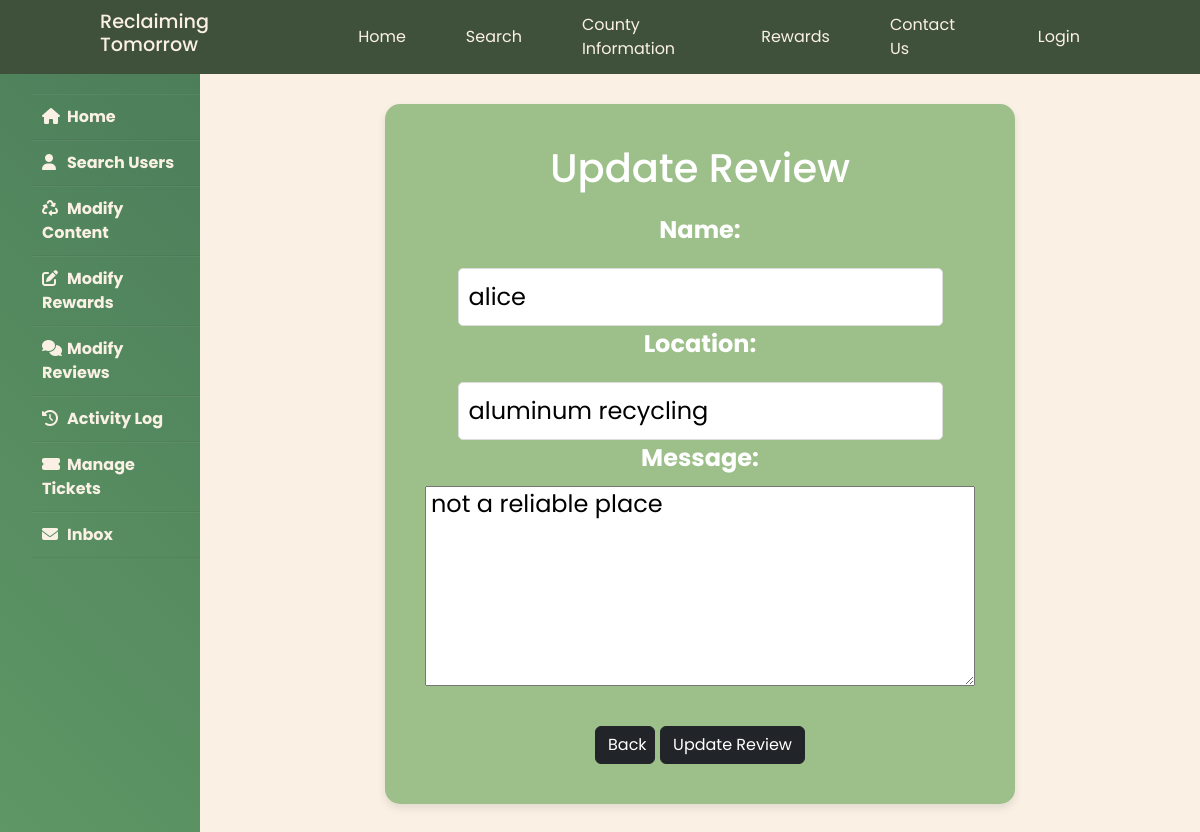
Screenshot of /admin/updateReview.php?id=12 with the database file from the repository.
### tables this page shows
CREATE TABLE `posts` (
  `id` int(11) NOT NULL,
  `name` varchar(100) NOT NULL,
  `location` varchar(200) NOT NULL,
  `rating` int(1) NOT NULL,
  `message` varchar(250) NOT NULL
);

### admin/updateReview.php (the view, shortened to what this page needs)
<?php
require '../connect.php';
?>
<?php
$id=$_GET['id'];
$sql="SELECT * FROM posts WHERE id=$id";
$result=mysqli_query($db,$sql);
$row=mysqli_fetch_assoc($result);
$name=$row['name'];
$location=$row['location'];
$message=$row['message'];
?>
<!DOCTYPE html>
<html lang="en">
<head>
    <link href="https://cdn.jsdelivr.net/npm/bootstrap@5.3.1/dist/css/bootstrap.min.css" rel="stylesheet" />
    <link href="../style.css" rel="stylesheet">
</head>
<body>
<?php include "../admin/header.php"; ?>
<div class="wrapper">
        <div class="sidebar"><i class=""></i>
        <ul>
            <li><a href="/admin/dashboard"><i class="fas fa-home"></i>Home</a></li>
            <li><a href="/admin/search"><i class="fas fa-user"></i>Search Users</a></li>
            <li><a href="/admin/modifyContent"><i class="fas fa-recycle"></i>Modify Content</a></li>
            <li><a href="/admin/modifyRewards"><i class="fas fa-edit"></i>Modify Rewards</a></li>
            <li><a href="/admin/modifyReviews"><i class="fas fa-thin fa-comments"></i>Modify Reviews</a></li>
            <li><a href="/rewards/log"><i class="fas fa-history"></i>Activity Log</a></li>
            <li><a href="/rewards/manage_tickets"><i class="fas fa-ticket-alt"></i>Manage Tickets</a></li>
            <li><a href="/admin/inbox"><i class="fas fa-envelope"></i>Inbox</a></li>
          </ul>
        </div>
        <div class="main_content">
            <div class="info">
            <div class="flex-container">
                <div class="flex-box">
                    <form method="post" style="margin-top: 20px; margin-bottom: 20px">
                        <div>
                            <h1>Update Review</h1>
                        </div>
                        <div>
                            <label style="margin-bottom: 20px;">Name:</label>
                            <input type="text" name="name" value="<?php
                            echo $name;?>" size="20">
                            <br>
                            <label style="margin-bottom: 20px;">Location:</label>
                            <input type="text" name="location" value="<?php
                            echo $location;?>" size="20">
                            <br>
                            <label style="margin-bottom: 10px;">Message:</label>
                            <textarea class="custom-textarea" style="margin-right: 20px;margin-left: 20px;line-height: 100%;margin-bottom: 10px;text-align: left;padding: 5px;" name="message"><?php
                            echo $message;?></textarea>
                        </div>
                        <a class="btn btn-dark btn" href="/admin/modifyReviews" style="width:60px" role="button">Back</a>
                        <button type="submit" class="btn btn-dark" name="submit">Update Review</button>
                </form>
            </div>
        </div>
      </div>
    </div>
</div>
</body>
</html>

### style.css (style rules this page uses)
* { margin: 0; padding: 0; box-sizing: border-box; list-style: none; font-family: 'Poppins', sans-serif; }
body { background-color: #FAF1E4; background-size: cover; background-position: center; display: flex; padding-top: 64px; flex-direction: column; background-color: #FAF1E4; min-height: 100vh; }
textarea { width: 600px; height: 250px; }
.flex-container { display: flex; align-items: center; justify-content: center; }
.wrapper { display: flex; position: relative; }
.wrapper .sidebar { width: 200px; height: 100%; background: linear-gradient(45deg, #609966, #4C7E5A); padding: 30px 0; position: fixed; transition: width 0.3s ease; font-weight: bolder; }
.wrapper .sidebar ul li { padding: 10px; border-bottom: 1px solid #CEC5B7; border-bottom: 1px solid rgba(0, 0, 0, 0.05); border-top: 1px solid rgba(255, 255, 255, 0.05); transition: background-color 0.3s, border-color 0.3s; }
.wrapper .sidebar ul li a { color: #FAF1E4; display: block; text-decoration: none; }
.wrapper .sidebar ul li a .fas { width: 25px; }
.wrapper .main_content { width: 100%; margin-left: 200px; }
.wrapper .main_content .info { margin: 20px; color: #717171; line-height: 25px; }
.wrapper .main_content .info div { margin-bottom: 20px; }
label { display: block; }

### admin/updateReview.php (style rules this page uses)
.custom-textarea { width: 550px; height: 200px; }

### rows the page displays
posts: name "alice", location "aluminum recycling", message "not a reliable place"
